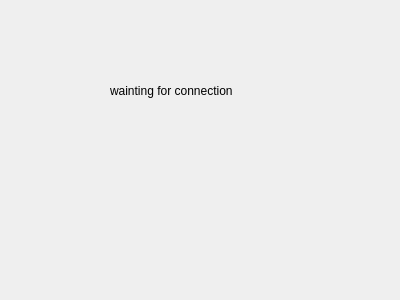
<?xml version="1.0" encoding="UTF-8"?>
<ui version="4.0">
 <class>Widget</class>
 <widget class="QWidget" name="Widget">
  <property name="geometry">
   <rect>
    <x>0</x>
    <y>0</y>
    <width>400</width>
    <height>300</height>
   </rect>
  </property>
  <property name="windowTitle">
   <string>Widget</string>
  </property>
  <widget class="QLabel" name="statusLabel">
   <property name="geometry">
    <rect>
     <x>110</x>
     <y>70</y>
     <width>151</width>
     <height>41</height>
    </rect>
   </property>
   <property name="text">
    <string>wainting for connection</string>
   </property>
  </widget>
 </widget>
 <layoutdefault spacing="6" margin="11"/>
 <resources/>
 <connections/>
</ui>
